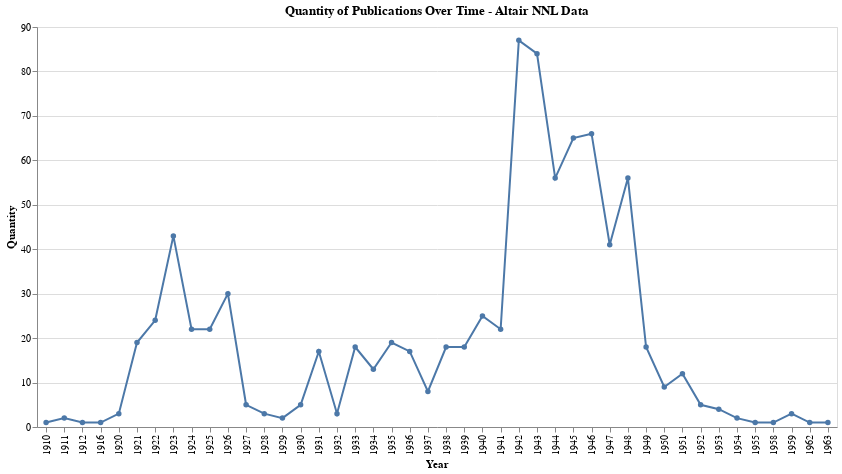

Here is the notebook cell this chart was saved with:
### Code cell
import pandas as pd
import altair as alt

# Load the data
pl_data_df = pd.read_csv('../chroniclingamerica_csv/nnl_data.csv')

# Ensure the 'Date' column is in datetime format
pl_data_df['Date'] = pd.to_datetime(pl_data_df['date'])

# Group by year and count the number of publications
pl_data_df['Year'] = pl_data_df['Date'].dt.year
publications_per_year = pl_data_df.groupby('Year').size().reset_index(name='Quantity')

# Create the Altair chart
chart = alt.Chart(publications_per_year).mark_line(point=True).encode(
    x='Year:O',
    y='Quantity:Q',
    tooltip=['Year', 'Quantity']
).properties(
    title='Quantity of Publications Over Time - Altair NNL Data',
    width=800,
    height=400
).interactive()

chart

### Figure 1 — Vega-Lite specification as saved in the notebook (floating-point values rounded to 4 significant figures)
{"config": {"view": {"continuousWidth": 300, "continuousHeight": 300}}, "data": {"name": "data-b89a169b7f257590eb5cfc673c73342c"}, "mark": {"type": "line", "point": true}, "encoding": {"tooltip": [{"field": "Year", "type": "quantitative"}, {"field": "Quantity", "type": "quantitative"}], "x": {"field": "Year", "type": "ordinal"}, "y": {"field": "Quantity", "type": "quantitative"}}, "height": 400, "params": [{"name": "param_78", "select": {"type": "interval", "encodings": ["x", "y"]}, "bind": "scales"}], "title": "Quantity of Publications Over Time - Altair NNL Data", "width": 800, "$schema": "https://vega.github.io/schema/vega-lite/v5.8.0.json", "datasets": {"data-b89a169b7f257590eb5cfc673c73342c": [{"Year": 1910, "Quantity": 1}, {"Year": 1911, "Quantity": 2}, {"Year": 1912, "Quantity": 1}, {"Year": 1916, "Quantity": 1}, {"Year": 1920, "Quantity": 3}, {"Year": 1921, "Quantity": 19}, {"Year": 1922, "Quantity": 24}, {"Year": 1923, "Quantity": 43}, {"Year": 1924, "Quantity": 22}, {"Year": 1925, "Quantity": 22}, {"Year": 1926, "Quantity": 30}, {"Year": 1927, "Quantity": 5}, {"Year": 1928, "Quantity": 3}, {"Year": 1929, "Quantity": 2}, {"Year": 1930, "Quantity": 5}, {"Year": 1931, "Quantity": 17}, {"Year": 1932, "Quantity": 3}, {"Year": 1933, "Quantity": 18}, {"Year": 1934, "Quantity": 13}, {"Year": 1935, "Quantity": 19}, {"Year": 1936, "Quantity": 17}, {"Year": 1937, "Quantity": 8}, {"Year": 1938, "Quantity": 18}, {"Year": 1939, "Quantity": 18}, {"Year": 1940, "Quantity": 25}, {"Year": 1941, "Quantity": 22}, {"Year": 1942, "Quantity": 87}, {"Year": 1943, "Quantity": 84}, {"Year": 1944, "Quantity": 56}, {"Year": 1945, "Quantity": 65}, {"Year": 1946, "Quantity": 66}, {"Year": 1947, "Quantity": 41}, {"Year": 1948, "Quantity": 56}, {"Year": 1949, "Quantity": 18}, {"Year": 1950, "Quantity": 9}, {"Year": 1951, "Quantity": 12}, {"Year": 1952, "Quantity": 5}, {"Year": 1953, "Quantity": 4}, {"Year": 1954, "Quantity": 2}, {"Year": 1955, "Quantity": 1}, {"Year": 1958, "Quantity": 1}, {"Year": 1959, "Quantity": 3}, {"Year": 1962, "Quantity": 1}, {"Year": 1963, "Quantity": 1}]}}
